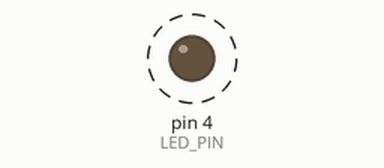
Recording of a sketch running on a simulated Arduino Uno, built with avr-gcc and run on an emulated ATmega328P. Shown: output pins drawn as LEDs (lit = HIGH). Dashed ring = blinking. What the sketch prints to the serial monitor is not drawn.

Above: at 0.2 s.
Timing chart, 0 to 3.0 s (numbered marks = the images above):
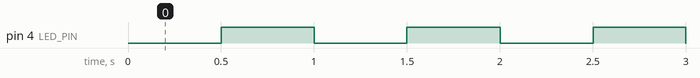

The sketch:

ex02.ino
```cpp
const int LED_PIN = 4;
const unsigned long BLINK_INTERVAL = 500;

bool ledState = LOW;
unsigned long lastToggleTime = 0;
unsigned long blinkCount = 0;

void setup() {
  pinMode(LED_PIN, OUTPUT);
  Serial.begin(9600);
  Serial.println("1Hz LED闪烁程序启动");
  Serial.print("闪烁间隔：");
  Serial.print(BLINK_INTERVAL);
  Serial.println("ms");
}

void loop() {
  unsigned long currentTime = millis();

  if (currentTime - lastToggleTime >= BLINK_INTERVAL) {
    lastToggleTime = currentTime;
    ledState = !ledState;
    digitalWrite(LED_PIN, ledState);
    blinkCount++;

    // 串口输出调试信息
    Serial.print("第");
    Serial.print(blinkCount);
    Serial.print("次翻转，当前状态：");
    Serial.println(ledState ? "亮" : "灭");
  }
}
```

Measured:
- by itself, pin 4 (LED_PIN): alternates HIGH for 0.50 s and LOW for 0.50 s
